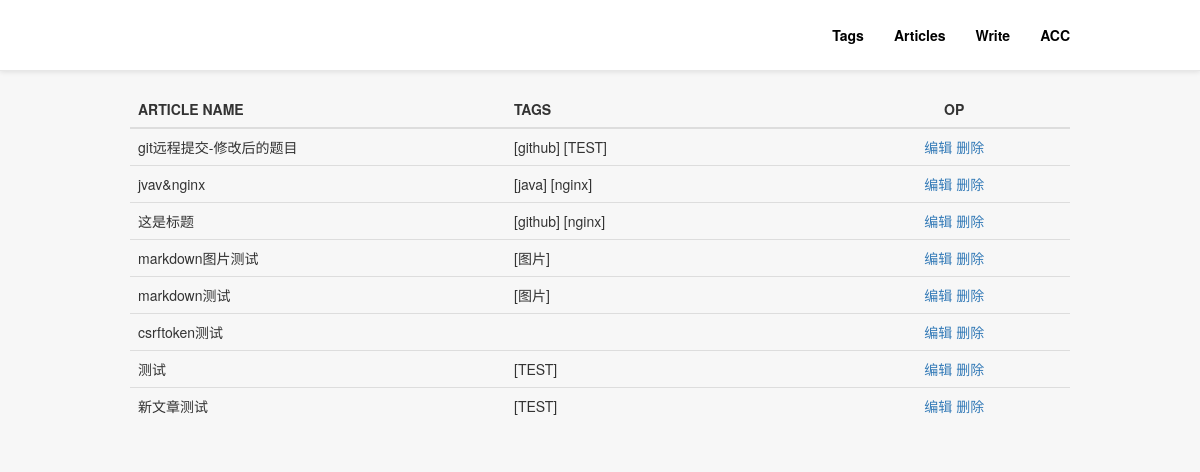
Page /hsjusj/articles_editor/ (signed in) on the committed database.
### blog/models.py (models this page shows)
class Articles(models.Model):
    aid = models.AutoField(primary_key=True)
    title = models.CharField(max_length=32, db_index=True)
    content = models.TextField()
    create_datetime = models.DateTimeField(auto_now_add=True, db_index=True)

class ArticlesToTags(models.Model):
    article = models.ForeignKey(to='Articles', to_field='aid', on_delete=models.CASCADE)
    tag = models.ForeignKey(to='Tags', to_field='tid', on_delete=models.CASCADE)

class Tags(models.Model):
    tid = models.AutoField(primary_key=True)
    tag_name = models.CharField(max_length=18)

### adm/views.py (the view)
# urls.py: path('articles_editor/', views.articles_editor, name='articles_editor'),
def articles_editor(request):
    if request.session.get('login', None):
        if request.method == 'GET':
            articles = Articles.objects.all()
            return render(request, 'view/adm/articles_editor.html', {'articles':articles})
        elif request.method == "POST":
            articles = Articles.objects.all()
            return TemplateResponse(request, 'response/adm/articles_editor_response.html', {'articles':articles})
    else:
        return redirect('/hsjusj/login')

### templates/view/adm/articles_editor.html
{% extends "layout/adm_base.html" %}
{% block body %}
    <div class="articles-op">
        <table class="table table-hover">
            <thead>
                <tr>
                    <th>ARTICLE NAME</th>
                    <th>TAGS</th>
                    <th class="text-center">OP</th>
                </tr>
            </thead>
            <tbdoy>
                {% for article in articles %}
                    <tr>
                        <td class="article-title">
                            <a target="_blank" href="{% url 'article' article.aid %}">{{ article.title }}</a>
                        </td>
                        <td>
                            {% for articletotags in article.articlestotags_set.all %}
                                <span class="tags-item">[{{ articletotags.tag.tag_name }}]</span>
                            {% endfor %}
                        </td>
                        <td class="article-op text-center" aid="{{ article.aid }}">
                            <a target="_blank" href="{% url 'article_editor' article.aid %}" class="article-editor">编辑</a>
                            <a class="article-del">删除</a>
                        </td>
                    </tr>
                {% endfor %}
            </tbdoy>
        </table>
    </div>
{% endblock %}

### static/css/adm.css (style rules this page uses)
.articles-op .table thead tr th:first-child { width:40%; }
.article-op a { cursor:pointer; }
.article-title a { color:#333; text-decoration: none; }
.articles-op .table tbody .tags-item { display: inline; width:30%; }

### static/css/base.css (style rules this page uses)
body { background-color: #f7f7f7; }

### rows in the picture
Articles: title "git远程提交-修改后的题目"
ArticlesToTags: tag.tag_name "github"
ArticlesToTags: tag.tag_name "TEST"
Articles: title "jvav&nginx"
ArticlesToTags: tag.tag_name "java"
ArticlesToTags: tag.tag_name "nginx"
Articles: title "这是标题"
ArticlesToTags: tag.tag_name "github"
ArticlesToTags: tag.tag_name "nginx"
Articles: title "markdown图片测试"
ArticlesToTags: tag.tag_name "图片"
Articles: title "markdown测试"
ArticlesToTags: tag.tag_name "图片"
Articles: title "csrftoken测试"
Articles: title "测试"
ArticlesToTags: tag.tag_name "TEST"
Articles: title "新文章测试"
ArticlesToTags: tag.tag_name "TEST"
